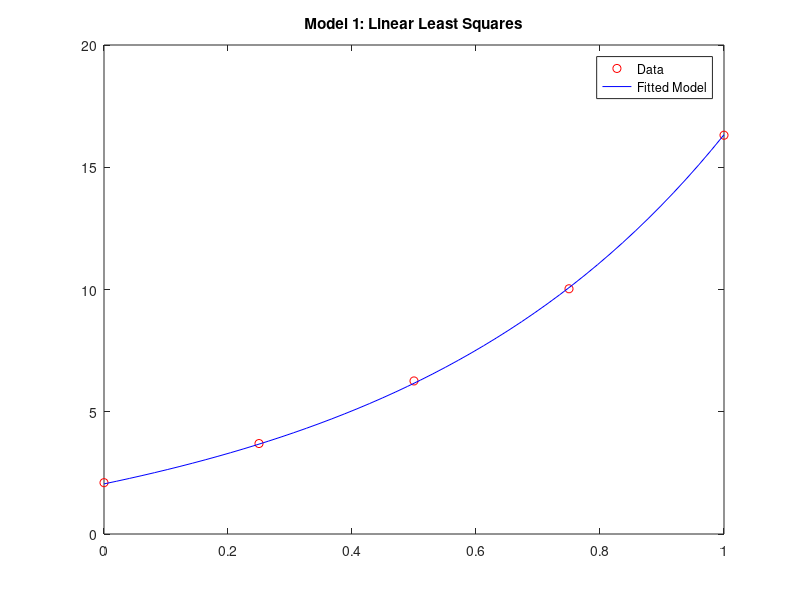

Recreate this plot in MATLAB. (Note: this script raises an error after producing the figure.)
%% Approximation: Lab 8
%%%
% *Gwen Zapata*
%%%
% *ISC4220C*
%%
%% Football Team rankings
clear

%%%
% Each 1 represents a win for each team; each -1 represents a loss for each
% team.  0 indicates a team didn't play.
%
% The final row adds sufficient conditions to find a solution.
game_matrix = [
    1 -1  0  0
    0 -1  1  0
    1  0  0 -1
    0  0  1 -1
    0  1  0 -1
    1  1  1  1
];
%%%
% Construct column vector of game score differences where the last element
% is the total.
differences = [
    4 9 6 3 7 20
]';

%%%
% Use linear least squares to determine the ranking numbers for the teams:
rank = (game_matrix'*game_matrix) \ (game_matrix'*differences);

fprintf('T1\tT2\tT3\tT4\n');
fprintf('%g\t%g\t%g\t%g\n',rank(1),rank(2),rank(3),rank(4));

%% 2014 Exam Problem
%
clear

% Data from problem specification
data = [
    0.00     2.10
    0.25     3.70
    0.50     6.26
    0.75    10.03
    1.00    16.31
];

xs = data(:,1);
ys = data(:,2);

%%%
% Using linear least squares, we can take the model
m1 = @(a,b,t) a.*t + b.*exp(2*t);
%%%
% and fit the parameters $$ a_1 $$ and $$ b_1 $$ to our data set to minimize
% the difference between the model and data where a and b are the linearly
% independent parameters to minimize using lls.

% Create a matrix seperating the linear terms of the model
A = [m1(1,0,xs) m1(0,1,xs)];

% Calculate coefficients with linear least squares
c = (A'*A)  \ (A'*ys);

ts = linspace(0,1,50);

% Plot results to inspect fitting
figure(1);
plot(xs,ys,'ro',ts,m1(c(1),c(2),ts),'b');
title('Model 1: Linear Least Squares');
legend('Data','Fitted Model');

%%
% Using non linear least squares we can take the model:
m2 = @(a,b,t) a.*t + 2*exp(b.*t);
%%%
% And minimize the squared error term using a multi-dimensional
% optimization method such as bfgs.  The model is parameterized in terms of
% t, a, and b, where a and b are the parameters we hope to adjust to
% minimize the squared error.

%%%
% Define cost function and gradients as functions that take coefficient
% vectors of the parameters to minimize.
cost = @(c)  sum( (ys - m2(c(1),c(2),xs)).^2 );

% Define gradient of cost function for bfgs
gradCost = @(c) [
    sum(2*xs .* (m2(c(1),c(2),xs) - ys) );
    sum(4*xs.*exp(2*c(2)*xs) .* (m2(c(1),c(2),xs) - ys) )
];

% Report first two iterations
min = bfgs(cost, gradCost, [-1; 1],1); % First iteration
fprintf('\nIteration 1: a:%g b:%g\n',min(1),min(2));
min = bfgs(cost, gradCost, [-1; 1],2); % Second iteration
fprintf('\nIteration 2: a:%g b:%g\n',min(1),min(2));

% Perform non-linear least-squares and report solution
min = bfgs(cost, gradCost, [-1; 1]);
fprintf('\nSolution: a:%g b:%g\n',min(1),min(2));

% Report minimum gradient value
minGrad = gradCost(min);
fprintf('\nMinimum Gradient: [ %g %g ]\n', minGrad(1),minGrad(2));

% Plot results to inspect fitting
figure(2);
plot(xs,ys,'ro',ts,m2(min(1),min(2),ts),'b');
title('Model 2: Non-Linear Least Squares')
legend('Data','Converged Solution');